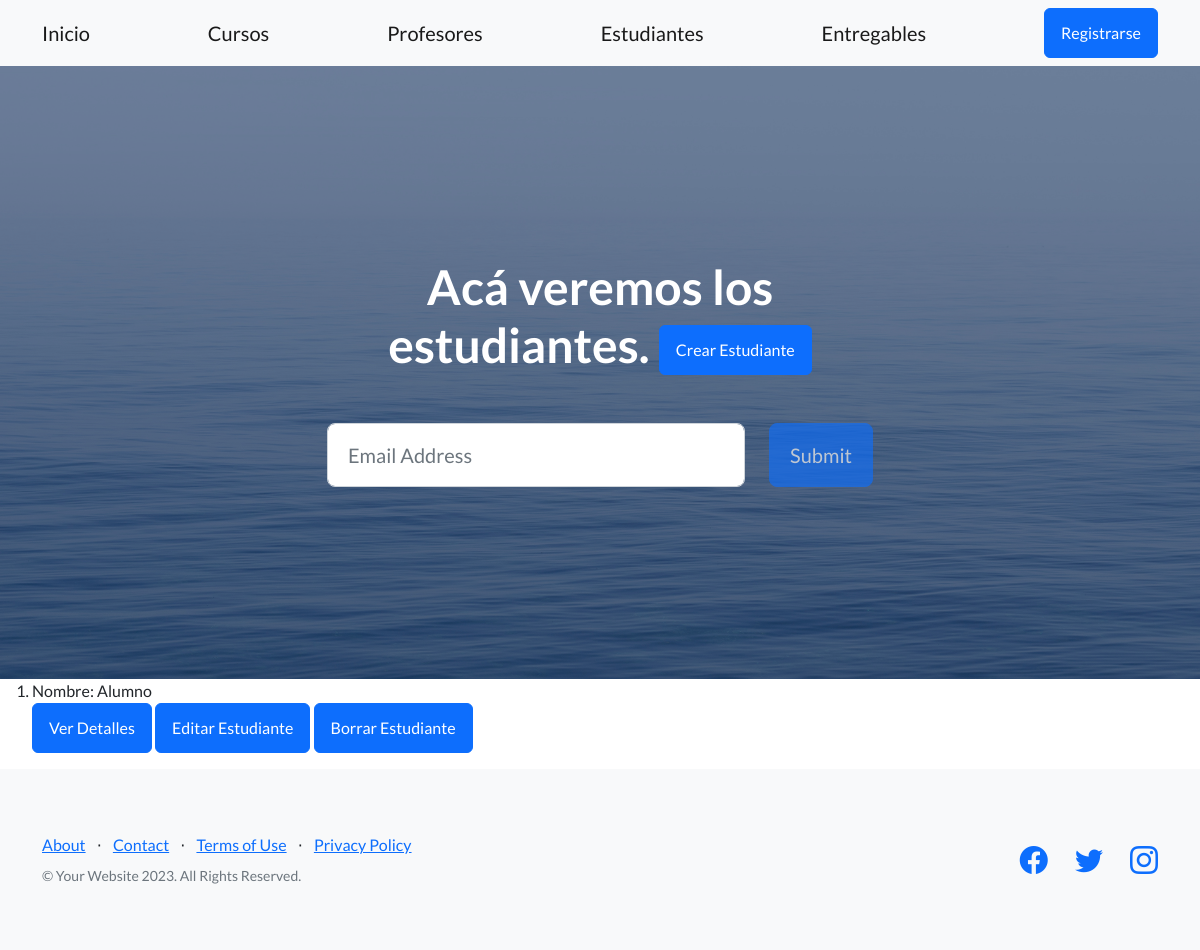
Before: /AC/estudiantes/lista/ with the older database file.
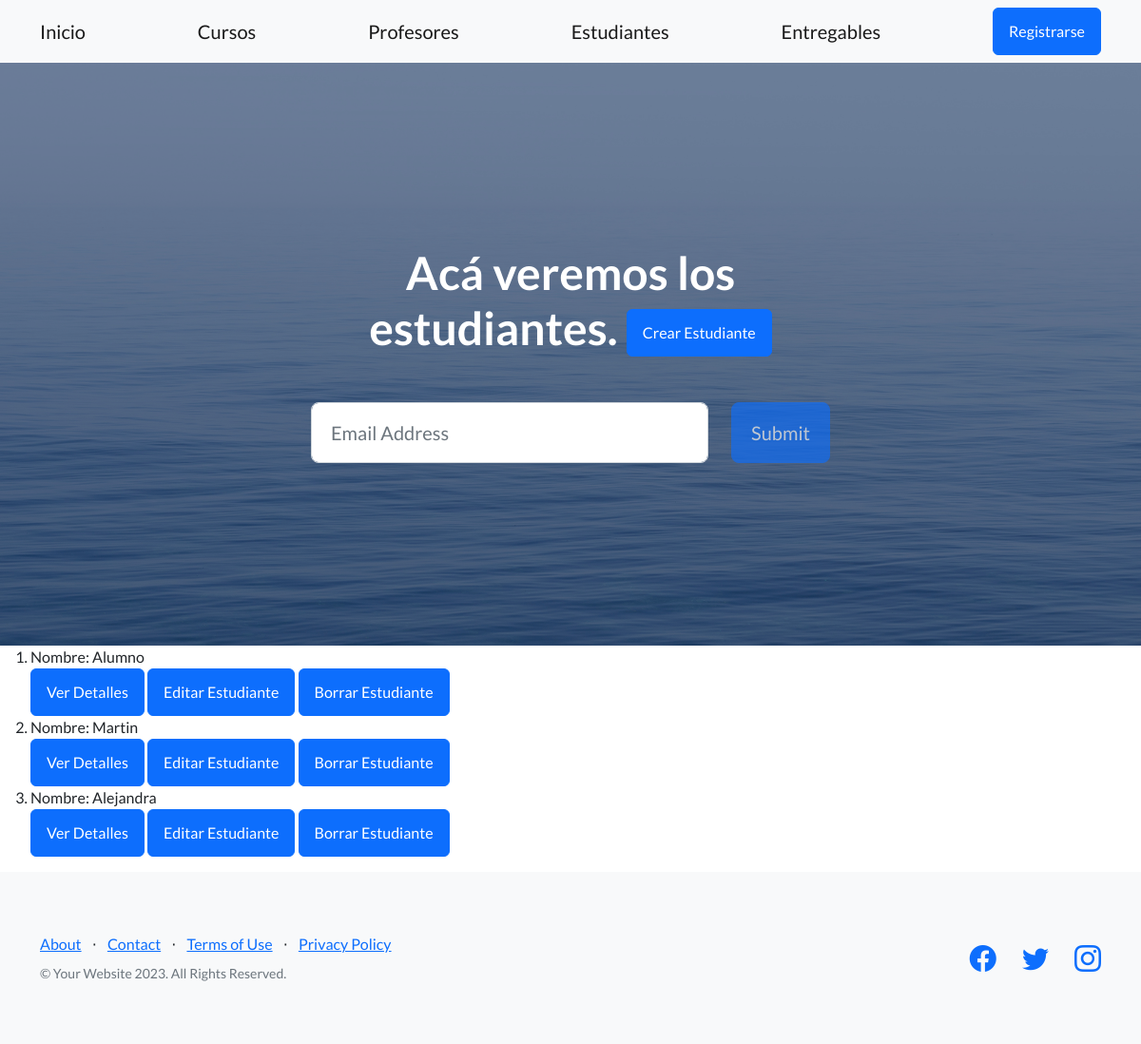
After: the same page with the newer database file.
### AppCoder/models.py (models this page shows)
class Estudiante(models.Model):
    nombre = models.CharField(max_length=30)
    apellido = models.CharField(max_length=30)
    email = models.EmailField()

### AppCoder/views.py (the view)
# urls.py: path("estudiantes/lista/", EstudianteLista.as_view(), name="Ver Estudiantes"),
class EstudianteLista(ListView): #estudiante_list.html
    model = Estudiante
    template_name = "AppCoder/LISTA_ESTUDIANTES.html"

### AppCoder/templates/AppCoder/LISTA_ESTUDIANTES.html
{% extends "AppCoder/padre.html" %}
{% block titulo %}
Acá veremos los estudiantes.
<a class="btn btn-primary" href="{% url 'Crear Estudiantes' %}">Crear Estudiante</a>
{% endblock %}
{% block formulario %}
<ol>
    {% for e in object_list %}
        <li>
            Nombre: {{e.nombre}}
        </li>
        <a class="btn btn-primary" href="{% url 'Detalle Estudiantes' e.id %}">Ver Detalles</a>
        <a class="btn btn-primary" href="{% url 'Actualizar Estudiantes' e.id %}">Editar Estudiante</a>
        <a class="btn btn-primary" href="{% url 'Borrar Estudiantes' e.id %}">Borrar Estudiante</a>
    {% endfor %}
    </ol>
{% endblock  %}

### AppCoder/templates/AppCoder/padre.html (shortened to what this page needs)
<!DOCTYPE html>
<html lang="en">
    <head>
        {% load static %}
        <link href="https://cdn.jsdelivr.net/npm/bootstrap-icons@1.5.0/font/bootstrap-icons.css" rel="stylesheet" type="text/css" />
        <link href="{% static 'AppCoder/css/styles.css' %}" rel="stylesheet" />
    </head>
    <body>
        <nav class="navbar navbar-light bg-light static-top">
            <div class="container">
                <a class="navbar-brand" href="{% url 'Inicio' %}">Inicio</a>
                <a class="navbar-brand" href="{% url 'VerCursos' %}">Cursos</a>
                <a class="navbar-brand" href="{% url 'VerProfes' %}">Profesores</a>
                <a class="navbar-brand" href="{% url 'VerEstudiantes' %}">Estudiantes</a>
                <a class="navbar-brand" href="{% url 'VerEntregas' %}">Entregables</a>
                <a class="btn btn-primary" href="#signup">Registrarse</a>
            </div>
        </nav>
        <header class="masthead">
            <div class="container position-relative">
                <div class="row justify-content-center">
                    <div class="col-xl-6">
                        <div class="text-center text-white">
                            <h1 class="mb-5">
                                {% block titulo %}
                                {% endblock %}
                            </h1>
                            <form class="form-subscribe" id="contactForm" data-sb-form-api-token="API_TOKEN">
                                <div class="row">
                                    <div class="col">
                                        <input class="form-control form-control-lg" id="emailAddress" type="email" placeholder="Email Address" data-sb-validations="required,email" />
                                    </div>
                                    <div class="col-auto"><button class="btn btn-primary btn-lg disabled" id="submitButton" type="submit">Submit</button></div>
                                </div>
                            </form>
                        </div>
                    </div>
                </div>
            </div>
        </header>
        {% block formulario %}{% endblock %}
        <footer class="footer bg-light">
            <div class="container">
                <div class="row">
                    <div class="col-lg-6 h-100 text-center text-lg-start my-auto">
                        <ul class="list-inline mb-2">
                            <li class="list-inline-item"><a href="#!">About</a></li>
                            <li class="list-inline-item">⋅</li>
                            <li class="list-inline-item"><a href="#!">Contact</a></li>
                            <li class="list-inline-item">⋅</li>
                            <li class="list-inline-item"><a href="#!">Terms of Use</a></li>
                            <li class="list-inline-item">⋅</li>
                            <li class="list-inline-item"><a href="#!">Privacy Policy</a></li>
                        </ul>
                        <p class="text-muted small mb-4 mb-lg-0">&copy; Your Website 2023. All Rights Reserved.</p>
                    </div>
                    <div class="col-lg-6 h-100 text-center text-lg-end my-auto">
                        <ul class="list-inline mb-0">
                            <li class="list-inline-item me-4">
                                <a href="#!"><i class="bi-facebook fs-3"></i></a>
                            </li>
                            <li class="list-inline-item me-4">
                                <a href="#!"><i class="bi-twitter fs-3"></i></a>
                            </li>
                            <li class="list-inline-item">
                                <a href="#!"><i class="bi-instagram fs-3"></i></a>
                            </li>
                        </ul>
                    </div>
                </div>
            </div>
        </footer>
    </body>
</html>

Changed rows visible on the page:
added Estudiante: nombre "Martin"
added Estudiante: nombre "Alejandra"
